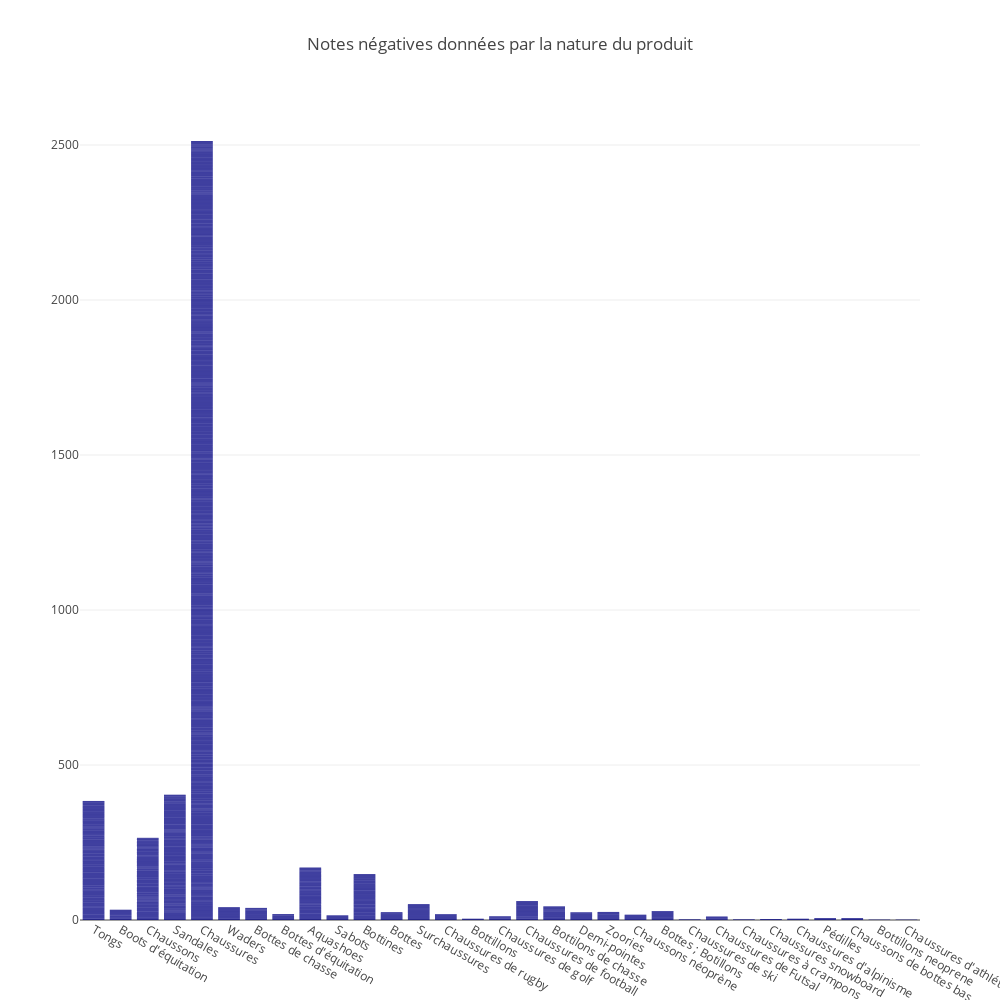

Notebook code for this chart:
### Code cell
import plotly.graph_objects as go

# Couleur personnalisée pour les barres
couleur_bars = 'rgba(0, 0, 128, 1)'  # Bleu foncé

# Créer la figure en utilisant les données correctes
fig = go.Figure(
    data=[
        go.Bar(
            x=df_note["nature"],  # Utiliser les données de la colonne "nature"
            y=df_note["note"],    # Utiliser les données de la colonne "note"
            marker=dict(color=couleur_bars)  # Appliquer la couleur aux barres
        )
    ],
    layout=go.Layout(
        title=go.layout.Title(text="Notes négatives données par la nature du produit"),
        plot_bgcolor='white',  # Couleur de fond en blanc
        width=1000,  # Largeur de la figure en pixels
        height=1000  # Hauteur de la figure en pixels
    )
)

fig.show()

### Figure 1 — Plotly figure (JSON) as saved in the notebook; plotly's stock layout.template omitted (floating-point values rounded to 4 significant figures; data arrays with more than 128 entries replaced by an {"elided": "..."} marker saying what was removed)
{"data": [{"marker": {"color": "rgba(0, 0, 128, 1)"}, "type": "bar", "x": {"elided": "2733 str values"}, "y": {"elided": "2733 int values"}}], "layout": {"height": 1000, "plot_bgcolor": "white", "title": {"text": "Notes négatives données par la nature du produit"}, "width": 1000}}
